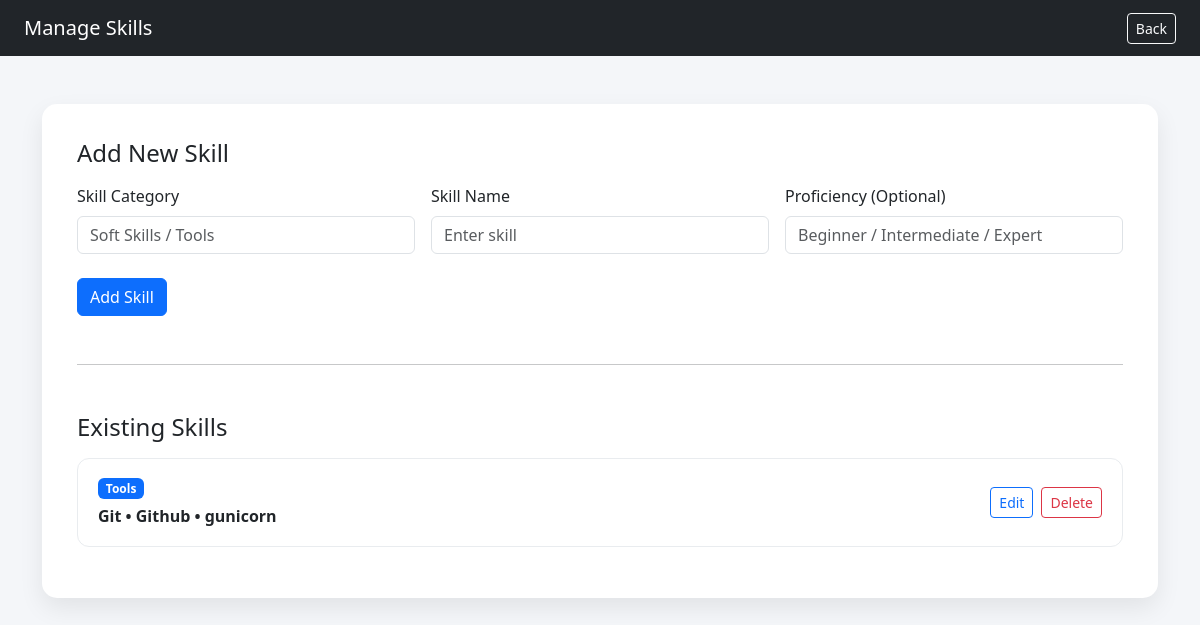
Page /dashboard/skills/ (signed in) on the earlier database version.
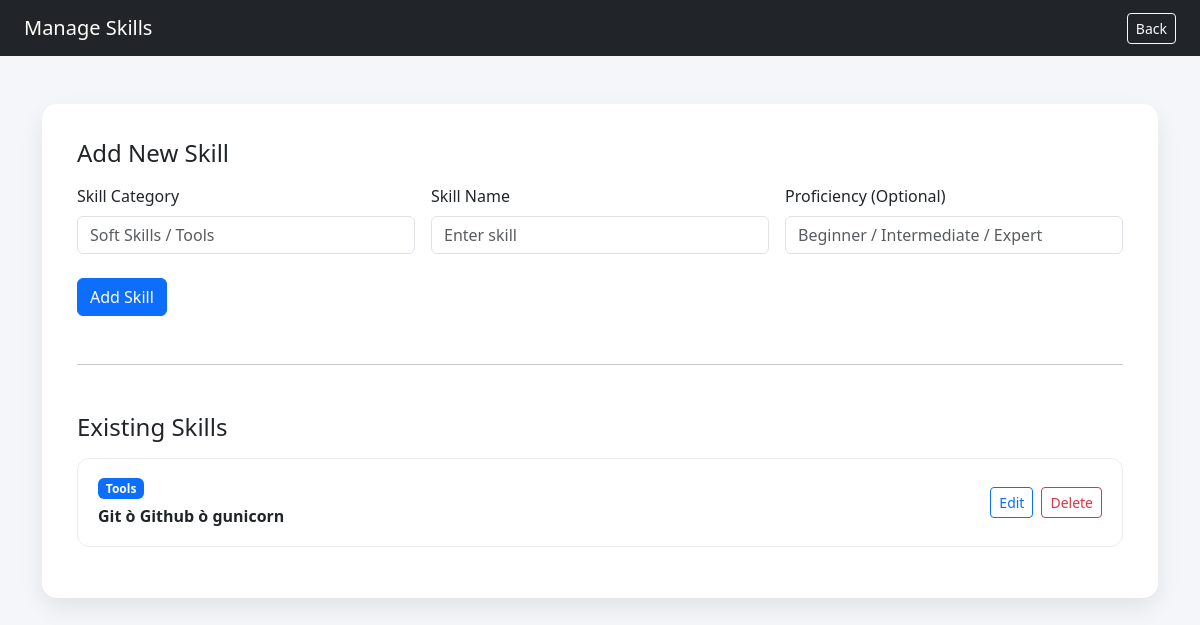
Same page on the later database version.
### main/models.py (models this page shows, shortened)
class Skill(models.Model):
    user = models.ForeignKey(
        User,
        on_delete=models.CASCADE,
        related_name="skills"
    )
    category = models.CharField(max_length=100)  # ⭐ Soft Skills / Tools
    name = models.CharField(max_length=100)      # ⭐ actual skill
    proficiency = models.CharField(max_length=50, blank=True)

### main/views.py (the view)
# urls.py: path('dashboard/skills/', views.manage_skills, name='manage_skills'),
@login_required
def manage_skills(request):
    skills = Skill.objects.filter(user=request.user)
    if request.method == "POST":
        form = SkillForm(request.POST)
        if form.is_valid():
            skill = form.save(commit=False)
            skill.user = request.user
            skill.save()
            return redirect("manage_skills")
    else:
        form = SkillForm()
    context = {
        "form": form,
        "skills": skills,
    }
    return render(request, "manage_skills.html", context)

### main/forms.py
class SkillForm(forms.ModelForm):
    class Meta:
        model = Skill
        fields = ['category', 'name', 'proficiency']
        widgets = {
            'category': forms.TextInput(attrs={
                'class': 'form-control',
                'placeholder': 'Soft Skills / Tools'
            }),
            'name': forms.TextInput(attrs={
                'class': 'form-control',
                'placeholder': 'Enter skill'
            }),
            'proficiency': forms.TextInput(attrs={
                'class': 'form-control',
                'placeholder': 'Optional'
            }),
        }

### main/templates/manage_skills.html (shortened to what this page needs)
<!DOCTYPE html>
<html>
<head>
    <link href="https://cdn.jsdelivr.net/npm/bootstrap@5.3.2/dist/css/bootstrap.min.css" rel="stylesheet">
</head>
<body>
<nav class="navbar navbar-dark bg-dark px-4">
    <span class="navbar-brand">Manage Skills</span>
    <div>
        <a href="{% url 'dashboard' %}" class="btn btn-outline-light btn-sm">
            Back
        </a>
    </div>
</nav>
<div class="container mt-5">
    <div class="main-card">
        <h4 class="mb-3">Add New Skill</h4>
        <form method="POST">
            <div class="row g-3">
                <div class="col-md-4">
                    <label class="form-label">Skill Category</label>
                    <input type="text" name="category" class="form-control" placeholder="Soft Skills / Tools" required>
                </div>
                <div class="col-md-4">
                    <label class="form-label">Skill Name</label>
                    <input type="text" name="name" class="form-control" placeholder="Enter skill" required>
                </div>
                <div class="col-md-4">
                    <label class="form-label">Proficiency (Optional)</label>
                    <input type="text" name="proficiency" class="form-control" placeholder="Beginner / Intermediate / Expert">
                </div>
            </div>
            <button type="submit" class="btn btn-primary mt-4">
                Add Skill
            </button>
        </form>
        <hr class="my-5">
        <h4 class="mb-3">Existing Skills</h4>
        {% if skills %}
            {% for skill in skills %}
            <div class="skill-card mb-3 d-flex justify-content-between align-items-center">
                <div>
                    <span class="badge category-badge mb-2">
                        {{ skill.category }}
                    </span>
                    <h6 class="mb-1 fw-semibold">
                        {{ skill.name }}
                    </h6>
                </div>
                <div class="action-buttons">
                    <a href="{% url 'edit_skill' skill.id %}"
                       class="btn btn-outline-primary btn-sm">
                        Edit
                    </a>
                    <form method="POST"
                          action="{% url 'delete_skill' skill.id %}"
                          onsubmit="return confirm('Delete this skill?');">
                        <button type="submit"
                                class="btn btn-outline-danger btn-sm">
                            Delete
                        </button>
                    </form>
                </div>
            </div>
            {% endfor %}
        {% else %}
            <p class="text-muted">No skills added yet.</p>
        {% endif %}
    </div>
</div>
</body>
</html>

Differences in the rows shown:
changed Skill "Tools": name "Git • Github • gunicorn" → "Git ò Github ò gunicorn"
